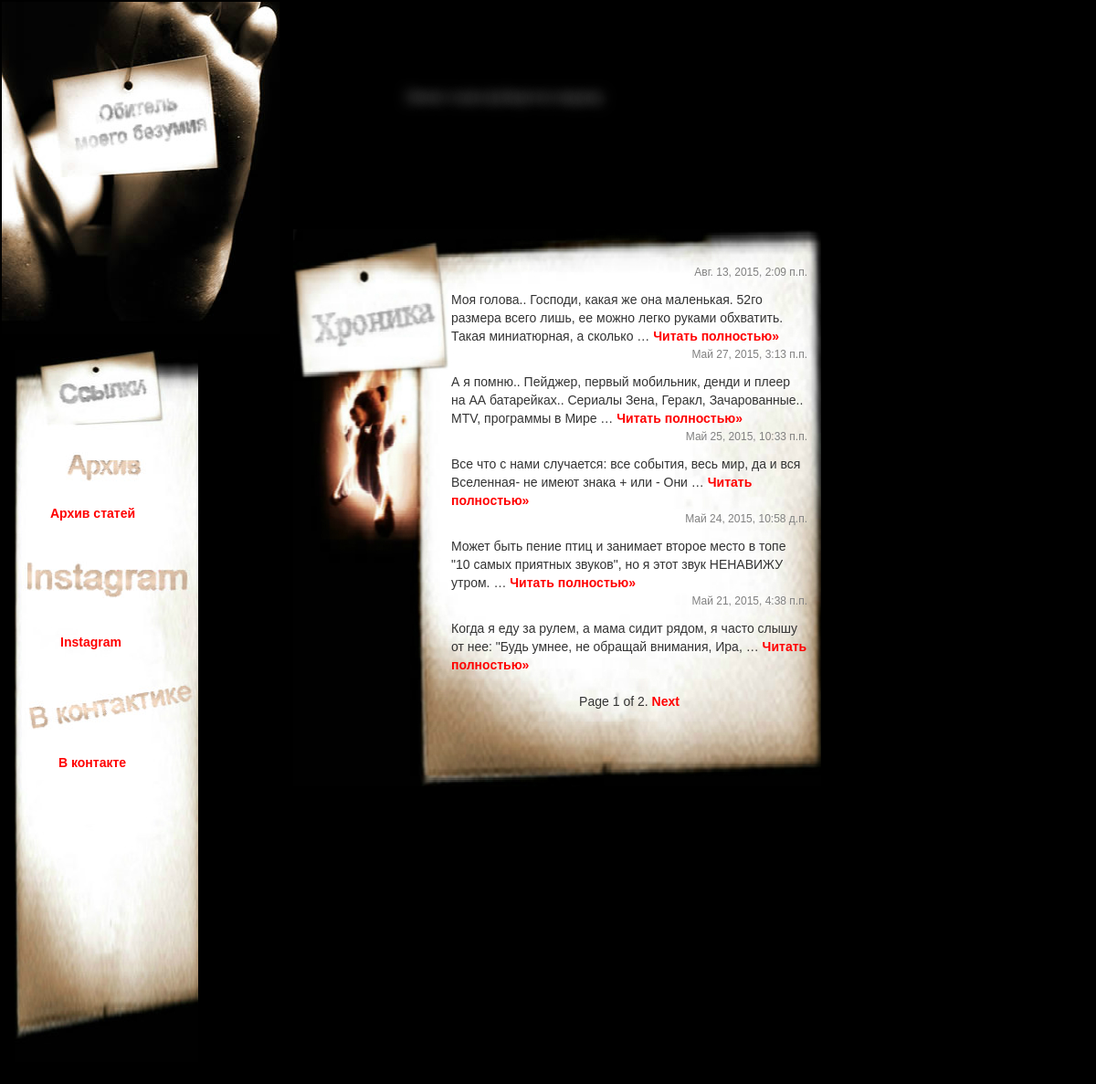
Screenshot of /blog/ with the database file from the repository.
### blog/models.py (models this page shows, shortened)
class Post(models.Model):
    title = models.CharField(max_length=255)
    datetime = models.DateTimeField('Дата публикации')
    content = models.TextField(max_length=10000)

### blog/views.py (the view)
def news(request):
    posts_list = Post.objects.all().order_by('-datetime')
    paginator = Paginator(posts_list, 5)
    page = request.GET.get('page')
    try:
        posts = paginator.page(page)
    except PageNotAnInteger:
        posts = paginator.page(1)
    except EmptyPage:
        posts = paginator.page(paginator.num_pages)
    vars = dict(
        posts=posts,
        )
    return render_to_response('blog/post_list.html', vars, context_instance=RequestContext(request))

### templates/blog/post_list.html (shortened to what this page needs)
{% extends 'blog/base.html' %}
{% block content %}
    {% for post in posts %}
        <p class='datetime'>{{ post.datetime }}</p>
        {{ post.content|truncatewords:20|safe}}
        <a href="{% url 'blog:one_new' post.id %}">Читать полностью&raquo;</a>
    {% empty %}
    <p>Нет постов</p>
    {% endfor %}
    <br>
    <br>
    <div id="pages" align="center">
    <span class="current">
        Page {{ posts.number }} of {{ posts.paginator.num_pages }}.
    </span>
        {% if posts.has_next %}
            <a href="?page={{ posts.next_page_number }}">Next</a>
        {% endif %}
    </div>
{% endblock %}

### rows the page displays
Post: datetime "Авг. 13, 2015, 2:09 п.п.", content "Моя голова.. Господи, какая же она маленькая. 52го размера всего лишь, ее можно легко руками обхватить. Такая миниатюрная, а сколько …"
Post: datetime "Май 27, 2015, 3:13 п.п.", content "А я помню.. Пейджер, первый мобильник, денди и плеер на АА батарейках.. Сериалы Зена, Геракл, Зачарованные.. MTV, программы в Мире …"
Post: datetime "Май 25, 2015, 10:33 п.п.", content "Все что с нами случается: все события, весь мир, да и вся Вселенная- не имеют знака + или - Они …"
Post: datetime "Май 24, 2015, 10:58 д.п.", content "Может быть пение птиц и занимает второе место в топе \"10 самых приятных звуков\", но я этот звук НЕНАВИЖУ утром. …"
Post: datetime "Май 21, 2015, 4:38 п.п.", content "Когда я еду за рулем, а мама сидит рядом, я часто слышу от нее: \"Будь умнее, не обращай внимания, Ира, …"

### other values shown
{{ posts.number }} "1"
{{ posts.paginator.num_pages }} "2"
